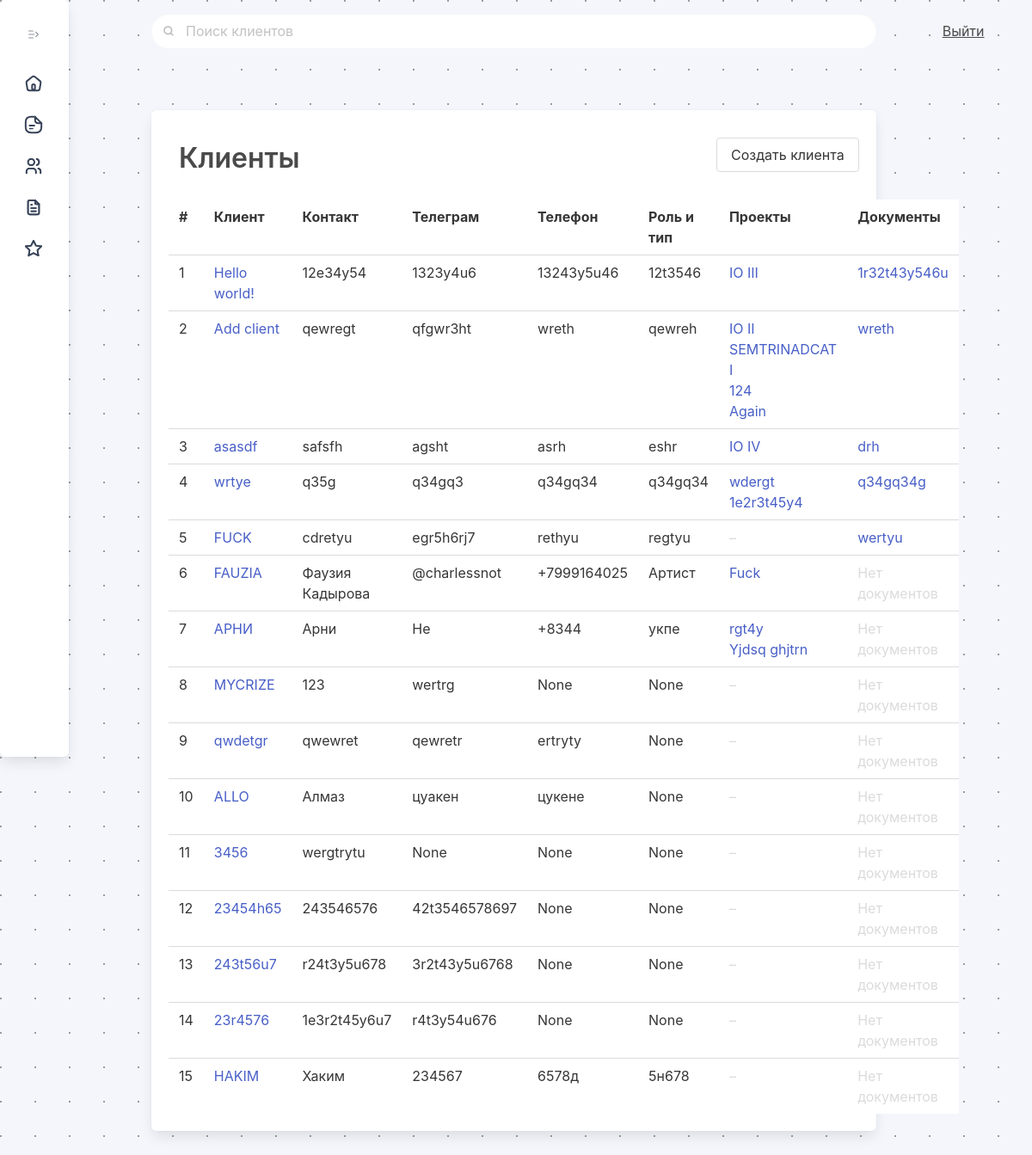
The page /clients/ on the database as committed earlier.
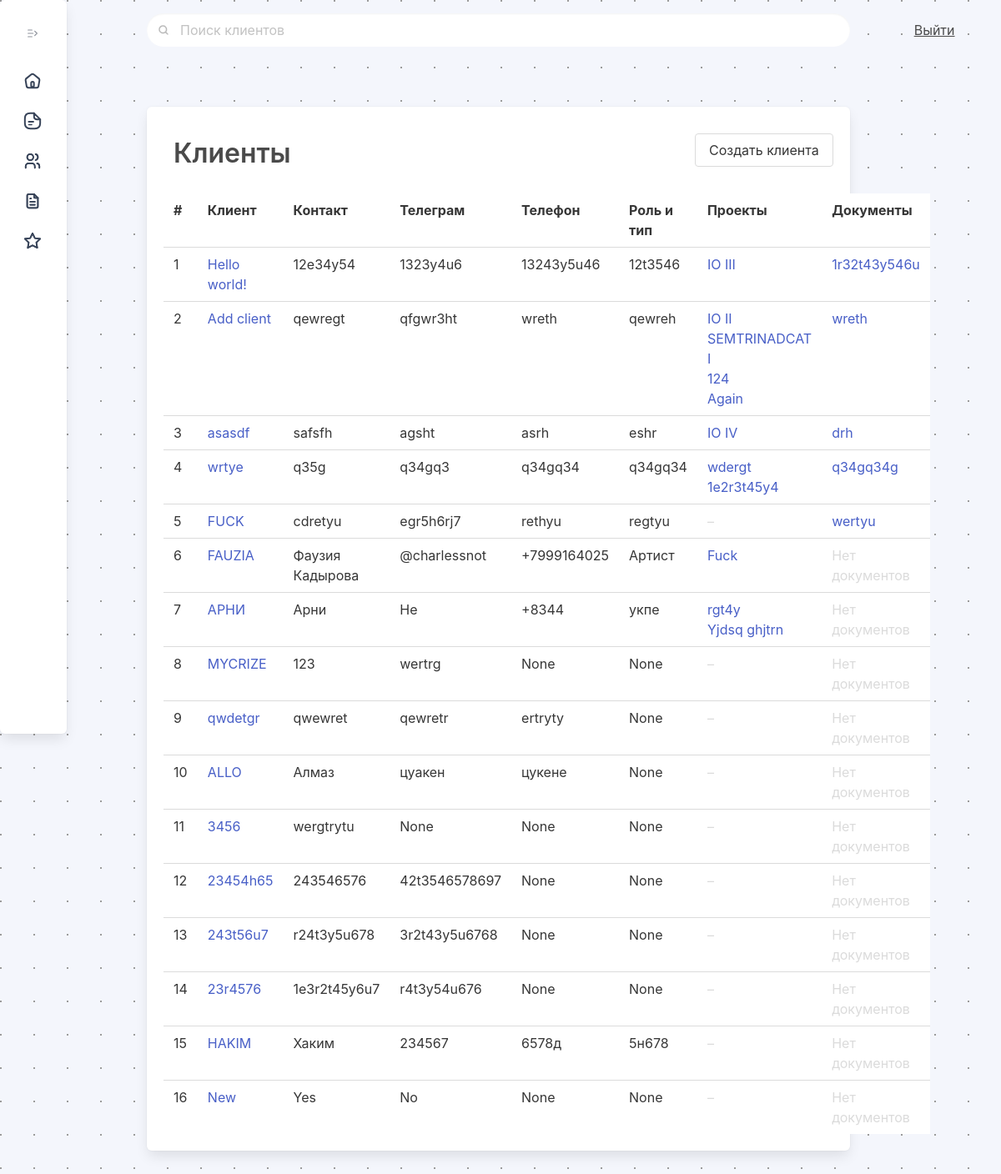
The same page on the database as committed later.
### ipmclients/models.py (models this page shows, shortened)
class Client(models.Model):
    client_name = models.CharField(max_length=512, unique = True)
    client_contact = models.CharField(max_length=512, null=True)
    client_telegram = models.CharField(max_length=64, null=True)
    client_phone = models.CharField(max_length=11, null=True)
    client_roletype = models.CharField(max_length=512, null=True)
    client_agreements = models.CharField(max_length=1024, null=True)
    client_active = models.BooleanField(default=True)
    def get_absolute_url(self):
        return reverse("client_view", kwargs={'pk': self.pk})
    class Meta:
        ordering = ["id"]
        verbose_name = "client"
        verbose_name_plural = "clients"
    pass

### ipmalpha/models.py (models this page shows, shortened)
class Project(models.Model):
    project_name = models.CharField(max_length=512, unique = True)
    project_created = models.DateTimeField(null=True, default=timezone.now)
    project_finished = models.DateTimeField(null=True)
    project_status = models.ForeignKey(Status, on_delete=models.CASCADE, null=True, default="Draft")
    project_client = models.ForeignKey(Client, on_delete=models.CASCADE, null=True, related_name='project')
    project_product = models.CharField(max_length=512)
    project_sum = models.IntegerField(default=0)
    def get_absolute_url(self):
        return reverse("project_view", kwargs={'pk': self.pk})
    class Meta:
        ordering = ["pk"]
        verbose_name = "project"
        verbose_name_plural = "projects"
    pass

### ipmclients/views.py (the view, shortened to what this page needs)
# urls.py: path('clients/', clients, name="clients"),
def clients(request):
    all_projects = Project.objects.all()
    all_clients = Client.objects.all()
    if request.method == 'POST':
        clientform = AddClientForm(request.POST)
        if clientform.is_valid():
                messages.add_message(request, messages.INFO, "Клиент был добавлен в базу.")
                try:
                    instance = clientform.save()
                    return redirect('clients')
                except:
                    clientform.add_error(None, "Error")
                    clientform = AddClientForm()
    else:
        clientform = AddClientForm()
    clientfilterform = FilterClientForm
    search_result = request.GET.get('search')
    return render(request, 'clients.html', {'clients': all_clients, 'clientform': clientform, 'all_projects': all_projects, 'clientfilterform': clientfilterform, 'search_result': search_result})

### templates/clients.html (shortened to what this page needs)
{% extends 'main/index.html' %}
{% load static %}
{% block content %}
<div class="column is-11 py-6 px-6">
  <div class="box has-background-white">
    <h1 class="is-size-3 pl-3 has-text-weight-semibold pt-3 pb-5">Клиенты<button
        class="button is-pulled-right modalProjectsFormButton ml-4 is-relative" data-target="modalProjectsForm">Создать
        клиента</button></h1>
    <table class="table is-hoverable is-fullwidth">
      <tr>
        <th>#
        </th>
        <th>Клиент
        </th>
        <th>Контакт
        </th>
        <th>Телеграм
        </th>
        <th>Телефон
        </th>
        <th>Роль и тип
        </th>
        <th>Проекты
        </th>
        <th>Документы
        </th>
      </tr>
      {% for client in clients %}
      <tr>
        <td> {{client.id}}
        </td>
        <td><a href="{{client.get_absolute_url}}"> {{client.client_name}} </a>
        </td>
        <td>{{client.client_contact}}
        </td>
        <td>{{client.client_telegram}}
        </td>
        <td>{{client.client_phone}}
        </td>
        <td>{{client.client_roletype}}
        </td>
        <td>{% if client.project.all %}
          {%for project in client.project.all%}
          <a href="{{project.get_absolute_url}}">{{project.project_name}} </a><br />
          {%endfor%}
          {% else %}
          <p class="has-text-grey-lighter">– </p>
          {% endif %}
        </td>
        <td><a {%if client.client_agreements %}href="{{client.client_agreements}}" {% else %}
            class="has-text-grey-lighter" {% endif %}>{% if client.client_agreements %} {{client.client_agreements}}
            {% else %} Нет документов {% endif %}</a>
        </td>
      </tr>
      {% endfor %}
    </table>
  </div>
</div>
<div class="column is-1">
</div>
{% endblock %}

Rows that differ between the two databases and show on the page:
added Client: id "16", client_name "New", client_contact "Yes", client_telegram "No", client_phone "None", client_roletype "None", shows "Нет документов"
